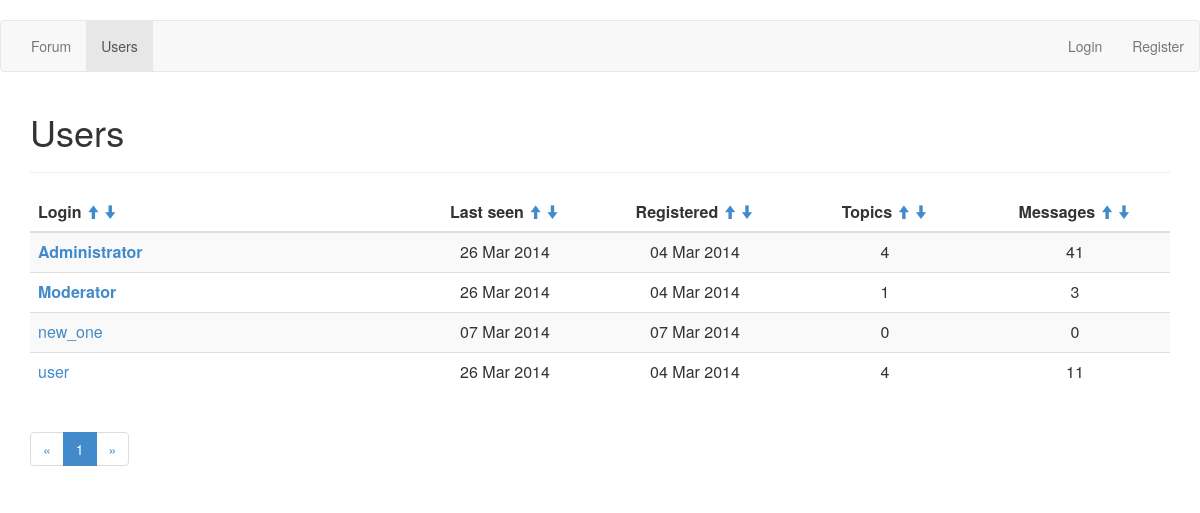
Page /userlist on the earlier database version.
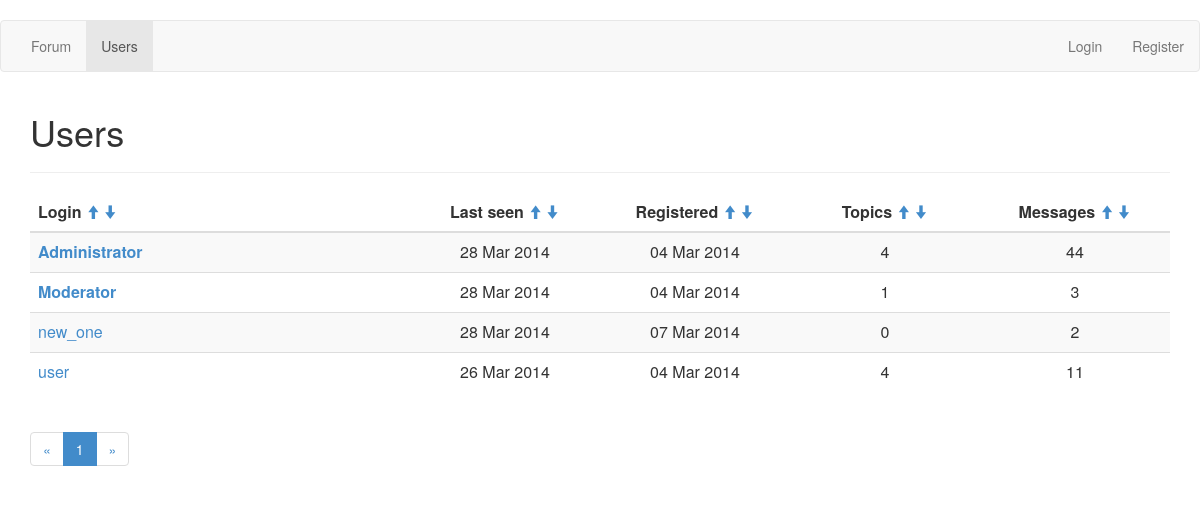
Same page on the later database version.
### app/models.py (models this page shows, shortened)
class User(db.Model):
    __tablename__ = 'User'
    id = db.Column(db.Integer, primary_key=True)
    login = db.Column(db.Text, unique=True, nullable=False)
    password = db.Column(db.Text, nullable=False)
    role = db.Column(db.Integer, default=2, nullable=False)
    email = db.Column(db.Text, nullable=False)
    city = db.Column(db.Text, default='unknown')
    country = db.Column(db.Text, default='unknown')
    db_avatar = db.Column(db.Boolean, default=False)
    topic_count = db.Column(db.Integer, default=0)
    message_count = db.Column(db.Integer, default=0)
    reg_date = db.Column(db.DateTime, default=datetime.utcnow, nullable=False)
    last_seen = db.Column(db.DateTime, default=datetime.utcnow, onupdate=datetime.utcnow, nullable=False)

### app/views.py (the view)
@app.route('/userlist')
def userlist(page=1):
    if request.args.get('page'):
        page = int(request.args.get('page'))
    pagination = Pagination(page, USER_PER_PAGE, User.query.count())
    sort_field = request.args.get('sort')
    sort_order = request.args.get('desc')
    if sort_field == 'last_seen' and sort_order == 'True':
        users_list = User.query.order_by(User.last_seen.desc()).all()
    elif sort_field == 'last_seen':
        users_list = User.query.order_by(User.last_seen).all()
    elif sort_field == 'reg_date' and sort_order == 'True':
        users_list = User.query.order_by(User.reg_date.desc()).all()
    elif sort_field == 'reg_date':
        users_list = User.query.order_by(User.reg_date).all()
    elif sort_field == 'topics' and sort_order == 'True':
        users_list = User.query.order_by(User.topic_count.desc()).all()
    elif sort_field == 'topics':
        users_list = User.query.order_by(User.topic_count).all()
    elif sort_field == 'messages' and sort_order == 'True':
        users_list = User.query.order_by(User.message_count.desc()).all()
    elif sort_field == 'messages':
        users_list = User.query.order_by(User.message_count).all()
    elif sort_field == 'login' and sort_order == 'True':
        users_list = User.query.order_by(User.login.collate('NOCASE').desc()).all()
    else:
        users_list = User.query.order_by(User.login.collate('NOCASE')).all()
    return(render_template('/userlist.html',
        user=current_user,
        users_list=users_list,
        pagination=pagination))

### app/views.py (called while the page is built)
    @property
    def pages(self):
        return(int(ceil(float(self.total_count)/self.per_page)))

    @property
    def pages_list(self):
        if self.pages < 4:
            res = range(1, self.pages+1)
        elif self.page < 3 and self.page+2 < self.pages:
            res = range(1, self.page+3)
        elif self.page < 3 and self.page+2 >= self.pages:
            res = range(1, self.pages+1)
        elif self.page > self.pages-3:
            res = range(self.page-2, self.pages+1)
        else:
            res = range(self.page-2, self.page+3)
        return(res)

    @property
    def first(self):
        if self.page == 1:
            return(0)
        else:
            return((self.page-1)*self.per_page)

    @property
    def last(self):
        if self.page == self.pages:
            return(None)
        else:
            return(self.page*self.per_page)

    def is_authenticated(self):
        return(False)

### app/templates/userlist.html (shortened to what this page needs)
﻿{% extends "base.html" %}
{% block content %}
<h1>Users</h1>
<hr>
<table class="table table-striped">
    <thead>
        <tr>
            <th class="col-md-4">
                Login
                <a href="{{url_for('userlist', sort='login', desc=True)}}"><small><i class="glyphicon glyphicon-arrow-up"></i></small></a>
                <a href="{{url_for('userlist', sort='login', desc=False)}}"><small><i class="glyphicon glyphicon-arrow-down"></i></small></a>
            </th>
            <th class="col-md-2 text-center">
                Last seen
                <a href="{{url_for('userlist', sort='last_seen', desc=True)}}"><small><i class="glyphicon glyphicon-arrow-up"></i></small></a>
                <a href="{{url_for('userlist', sort='last_seen', desc=False)}}"><small><i class="glyphicon glyphicon-arrow-down"></i></small></a>
            </th>
            <th class="col-md-2 text-center">
                Registered
                <a href="{{url_for('userlist', sort='reg_date', desc=True)}}"><small><i class="glyphicon glyphicon-arrow-up"></i></small></a>
                <a href="{{url_for('userlist', sort='reg_date', desc=False)}}"><small><i class="glyphicon glyphicon-arrow-down"></i></small></a>
            </th>
            <th class="col-md-2 text-center">
                Topics
                <a href="{{url_for('userlist', sort='topics', desc=True)}}"><small><i class="glyphicon glyphicon-arrow-up"></i></small></a>
                <a href="{{url_for('userlist', sort='topics', desc=False)}}"><small><i class="glyphicon glyphicon-arrow-down"></i></small></a>
            </th>
            <th class="col-md-2 text-center">
                Messages
                <a href="{{url_for('userlist', sort='messages', desc=True)}}"><small><i class="glyphicon glyphicon-arrow-up"></i></small></a>
                <a href="{{url_for('userlist', sort='messages', desc=False)}}"><small><i class="glyphicon glyphicon-arrow-down"></i></small></a>
            </th>
        </tr>
    </thead>
    <tbody>
        {% for user in users_list[pagination.first:pagination.last] %}
        <tr>
            <td>
            {% if user.role < 2 %}
                <b><a href="{{url_for('user_profile', user_id=user.id)}}">{{user.login}}</a></b>
            {% else %}
                <a href="{{url_for('user_profile', user_id=user.id)}}">{{user.login}}</a>
            {% endif %}
            </td>
            <td class="text-center">{{user.last_seen.strftime('%d %b %Y')}}</td>
            <td class="text-center">{{user.reg_date.strftime('%d %b %Y')}}</td>
            <td class="text-center">{{user.topic_count}}</td>
            <td class="text-center">{{user.message_count}}</td>
        </tr>
        {% endfor %}
    </tbody>
</table>
<ul class="pagination">
    <li><a href="{{url_for('userlist', page=1)}}">&laquo;</a></li>
    {% for page_number in pagination.pages_list %}
    <li{% if page_number == pagination.page %} class="active"{% endif %}>
        <a href="{{url_for('userlist', page=page_number)}}">{{page_number}}</a>
    </li>
    {% endfor %}
    <li><a href="{{url_for('userlist', page=pagination.pages)}}">&raquo;</a></li>
</ul>
{% endblock %}

Differences in the rows shown:
changed User "Administrator": last_seen "26 Mar 2014" → "28 Mar 2014"; message_count "41" → "44"
changed User "Moderator": last_seen "26 Mar 2014" → "28 Mar 2014"
changed User "new_one": last_seen "07 Mar 2014" → "28 Mar 2014"; message_count "0" → "2"
